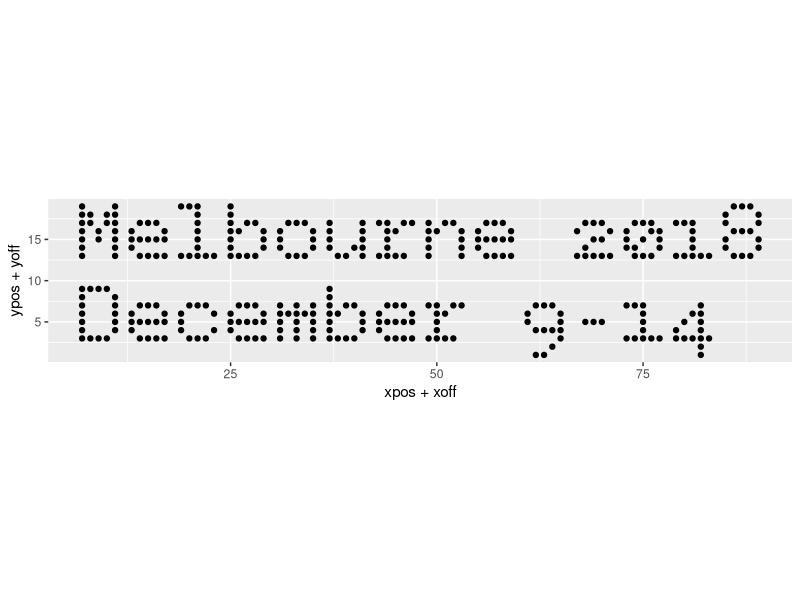

Reproduce this figure in R.
library(tidyverse)

char_table <- read_csv(here::here("char_map.csv"))

msg <- list(
  frame1 = c("Complex Human Data","Summer School"),
  frame2 = c("Melbourne 2018", "December 9-14")
)

msg_frame <- msg$frame2 %>% 
  str_split("") %>% 
  imap_dfr(function(x,v) {
    x %>% 
      as.tibble() %>% 
      rename(char = value) %>%
      mutate(
        xoff = 6 * (1:n()),
        yoff = v
      )
  }) %>% 
  mutate(yoff = 10 * (max(yoff) - yoff))

msg_map <- left_join(msg_frame, char_table) %>%
  filter(value == 1)

pic <- msg_map %>% 
  ggplot(aes(
    x = xpos + xoff, 
    y = ypos + yoff)) + 
  geom_point() + 
  coord_equal()

plot(pic)
